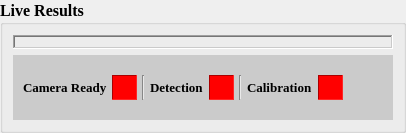
                     <widget class="QGroupBox" name="groupBox_2">
                      <property name="sizePolicy">
                       <sizepolicy hsizetype="Expanding" vsizetype="Expanding">
                        <horstretch>0</horstretch>
                        <verstretch>0</verstretch>
                       </sizepolicy>
                      </property>
                      <property name="minimumSize">
                       <size>
                        <width>0</width>
                        <height>1</height>
                       </size>
                      </property>
                      <property name="maximumSize">
                       <size>
                        <width>16777215</width>
                        <height>16777215</height>
                       </size>
                      </property>
                      <property name="font">
                       <font>
                        <family>Times New Roman</family>
                        <pointsize>12</pointsize>
                        <weight>75</weight>
                        <bold>true</bold>
                       </font>
                      </property>
                      <property name="toolTip">
                       <string>Live Results</string>
                      </property>
                      <property name="styleSheet">
                       <string notr="true">QPushButton{
	padding-left: 10px;
	padding-right: 10px;
}</string>
                      </property>
                      <property name="title">
                       <string>Live Results</string>
                      </property>
                      <layout class="QVBoxLayout" name="verticalLayout_31">
                       <property name="leftMargin">
                        <number>10</number>
                       </property>
                       <property name="topMargin">
                        <number>10</number>
                       </property>
                       <property name="rightMargin">
                        <number>10</number>
                       </property>
                       <property name="bottomMargin">
                        <number>10</number>
                       </property>
                       <item>
                        <widget class="QFrame" name="image_frame">
                         <property name="sizePolicy">
                          <sizepolicy hsizetype="Expanding" vsizetype="Expanding">
                           <horstretch>0</horstretch>
                           <verstretch>0</verstretch>
                          </sizepolicy>
                         </property>
                         <property name="minimumSize">
                          <size>
                           <width>1</width>
                           <height>1</height>
                          </size>
                         </property>
                         <property name="font">
                          <font>
                           <family>Times New Roman</family>
                          </font>
                         </property>
                         <property name="toolTip">
                          <string>Live Results</string>
                         </property>
                         <property name="frameShape">
                          <enum>QFrame::WinPanel</enum>
                         </property>
                         <property name="frameShadow">
                          <enum>QFrame::Sunken</enum>
                         </property>
                         <layout class="QHBoxLayout" name="horizontalLayout_7">
                          <property name="spacing">
                           <number>5</number>
                          </property>
                          <property name="leftMargin">
                           <number>5</number>
                          </property>
                          <property name="topMargin">
                           <number>5</number>
                          </property>
                          <property name="rightMargin">
                           <number>5</number>
                          </property>
                          <property name="bottomMargin">
                           <number>5</number>
                          </property>
                          <item>
                           <layout class="QHBoxLayout" name="horizontalLayout_15"/>
                          </item>
                         </layout>
                        </widget>
                       </item>
                       <item>
                        <widget class="QFrame" name="status_frame">
                         <property name="sizePolicy">
                          <sizepolicy hsizetype="Expanding" vsizetype="Fixed">
                           <horstretch>0</horstretch>
                           <verstretch>0</verstretch>
                          </sizepolicy>
                         </property>
                         <property name="minimumSize">
                          <size>
                           <width>0</width>
                           <height>60</height>
                          </size>
                         </property>
                         <property name="maximumSize">
                          <size>
                           <width>16777215</width>
                           <height>16777215</height>
                          </size>
                         </property>
                         <property name="font">
                          <font>
                           <family>Times New Roman</family>
                          </font>
                         </property>
                         <property name="toolTip">
                          <string>&lt;html&gt;&lt;head/&gt;&lt;body&gt;&lt;p&gt;&lt;span style=&quot; font-size:10pt;&quot;&gt;Status Bar&lt;/span&gt;&lt;/p&gt;&lt;/body&gt;&lt;/html&gt;</string>
                         </property>
                         <property name="styleSheet">
                          <string notr="true"> background: #CBCBCB;</string>
                         </property>
                         <property name="frameShape">
                          <enum>QFrame::NoFrame</enum>
                         </property>
                         <property name="frameShadow">
                          <enum>QFrame::Raised</enum>
                         </property>
                         <layout class="QHBoxLayout" name="horizontalLayout_2">
                          <property name="spacing">
                           <number>20</number>
                          </property>
                          <property name="leftMargin">
                           <number>10</number>
                          </property>
                          <property name="topMargin">
                           <number>10</number>
                          </property>
                          <property name="rightMargin">
                           <number>10</number>
                          </property>
                          <property name="bottomMargin">
                           <number>10</number>
                          </property>
                          <item>
                           <layout class="QHBoxLayout" name="horizontalLayout_8">
                            <property name="spacing">
                             <number>5</number>
                            </property>
                            <property name="topMargin">
                             <number>10</number>
                            </property>
                            <property name="bottomMargin">
                             <number>10</number>
                            </property>
                            <item>
                             <widget class="QLabel" name="label_7">
                              <property name="minimumSize">
                               <size>
                                <width>0</width>
                                <height>0</height>
                               </size>
                              </property>
                              <property name="maximumSize">
                               <size>
                                <width>16777215</width>
                                <height>16777215</height>
                               </size>
                              </property>
                              <property name="font">
                               <font>
                                <family>Times New Roman</family>
                                <pointsize>10</pointsize>
                                <weight>75</weight>
                                <bold>true</bold>
                               </font>
                              </property>
                              <property name="styleSheet">
                               <string notr="true"/>
                              </property>
                              <property name="text">
                               <string>Camera Ready</string>
                              </property>
                              <property name="alignment">
                               <set>Qt::AlignLeading|Qt::AlignLeft|Qt::AlignVCenter</set>
                              </property>
                             </widget>
                            </item>
                            <item>
                             <widget class="QLabel" name="camera_connect_label">
                              <property name="minimumSize">
                               <size>
                                <width>25</width>
                                <height>25</height>
                               </size>
                              </property>
                              <property name="maximumSize">
                               <size>
                                <width>25</width>
                                <height>25</height>
                               </size>
                              </property>
                              <property name="font">
                               <font>
                                <pointsize>10</pointsize>
                                <weight>75</weight>
                                <bold>true</bold>
                               </font>
                              </property>
                              <property name="toolTip">
                               <string>Camera Ready</string>
                              </property>
                              <property name="styleSheet">
                               <string notr="true">background-color : red;</string>
                              </property>
                              <property name="frameShape">
                               <enum>QFrame::Panel</enum>
                              </property>
                              <property name="frameShadow">
                               <enum>QFrame::Sunken</enum>
                              </property>
                              <property name="text">
                               <string/>
                              </property>
                             </widget>
                            </item>
                            <item>
                             <widget class="Line" name="line_2">
                              <property name="font">
                               <font>
                                <family>Times New Roman</family>
                               </font>
                              </property>
                              <property name="orientation">
                               <enum>Qt::Vertical</enum>
                              </property>
                             </widget>
                            </item>
                            <item>
                             <widget class="QLabel" name="label_3">
                              <property name="minimumSize">
                               <size>
                                <width>0</width>
                                <height>0</height>
                               </size>
                              </property>
                              <property name="maximumSize">
                               <size>
                                <width>16777215</width>
                                <height>16777215</height>
                               </size>
                              </property>
                              <property name="font">
                               <font>
                                <family>Times New Roman</family>
                                <pointsize>10</pointsize>
                                <weight>75</weight>
                                <bold>true</bold>
                               </font>
                              </property>
                              <property name="styleSheet">
                               <string notr="true"/>
                              </property>
                              <property name="text">
                               <string>Detection</string>
                              </property>
                              <property name="alignment">
                               <set>Qt::AlignLeading|Qt::AlignLeft|Qt::AlignVCenter</set>
                              </property>
                             </widget>
                            </item>
                            <item>
                             <widget class="QLabel" name="camera_capture_label">
                              <property name="minimumSize">
                               <size>
                                <width>25</width>
                                <height>25</height>
                               </size>
                              </property>
                              <property name="maximumSize">
                               <size>
                                <width>25</width>
                                <height>25</height>
                               </size>
                              </property>
                              <property name="font">
                               <font>
                                <pointsize>10</pointsize>
                                <weight>75</weight>
                                <bold>true</bold>
                               </font>
                              </property>
                              <property name="toolTip">
                               <string>Detection</string>
                              </property>
                              <property name="styleSheet">
                               <string notr="true">background-color : red;</string>
                              </property>
                              <property name="frameShape">
                               <enum>QFrame::Panel</enum>
                              </property>
                              <property name="frameShadow">
                               <enum>QFrame::Sunken</enum>
                              </property>
                              <property name="text">
                               <string/>
                              </property>
                             </widget>
                            </item>
                            <item>
                             <widget class="Line" name="line_3">
                              <property name="font">
                               <font>
                                <family>Times New Roman</family>
                               </font>
                              </property>
                              <property name="orientation">
                               <enum>Qt::Vertical</enum>
                              </property>
                             </widget>
                            </item>
                            <item>
                             <widget class="QLabel" name="label_8">
                              <property name="minimumSize">
                               <size>
                                <width>0</width>
                                <height>0</height>
                               </size>
                              </property>
                              <property name="maximumSize">
                               <size>
                                <width>16777215</width>
                                <height>16777215</height>
                               </size>
                              </property>
                              <property name="font">
                               <font>
                                <family>Times New Roman</family>
                                <pointsize>10</pointsize>
                                <weight>75</weight>
                                <bold>true</bold>
                               </font>
                              </property>
                              <property name="styleSheet">
                               <string notr="true"/>
                              </property>
                              <property name="text">
                               <string>Calibration</string>
                              </property>
                              <property name="alignment">
                               <set>Qt::AlignLeading|Qt::AlignLeft|Qt::AlignVCenter</set>
                              </property>
                             </widget>
                            </item>
                            <item>
                             <widget class="QLabel" name="calibration_label">
                              <property name="minimumSize">
                               <size>
                                <width>25</width>
                                <height>25</height>
                               </size>
                              </property>
                              <property name="maximumSize">
                               <size>
                                <width>25</width>
                                <height>25</height>
                               </size>
                              </property>
                              <property name="font">
                               <font>
                                <pointsize>10</pointsize>
                                <weight>75</weight>
                                <bold>true</bold>
                               </font>
                              </property>
                              <property name="toolTip">
                               <string>Calibration</string>
                              </property>
                              <property name="styleSheet">
                               <string notr="true">background-color : red;</string>
                              </property>
                              <property name="frameShape">
                               <enum>QFrame::Panel</enum>
                              </property>
                              <property name="frameShadow">
                               <enum>QFrame::Sunken</enum>
                              </property>
                              <property name="text">
                               <string/>
                              </property>
                             </widget>
                            </item>
                            <item>
                             <spacer name="horizontalSpacer_15">
                              <property name="orientation">
                               <enum>Qt::Horizontal</enum>
                              </property>
                              <property name="sizeHint" stdset="0">
                               <size>
                                <width>40</width>
                                <height>20</height>
                               </size>
                              </property>
                             </spacer>
                            </item>
                           </layout>
                          </item>
                         </layout>
                        </widget>
                       </item>
                      </layout>
                     </widget>
